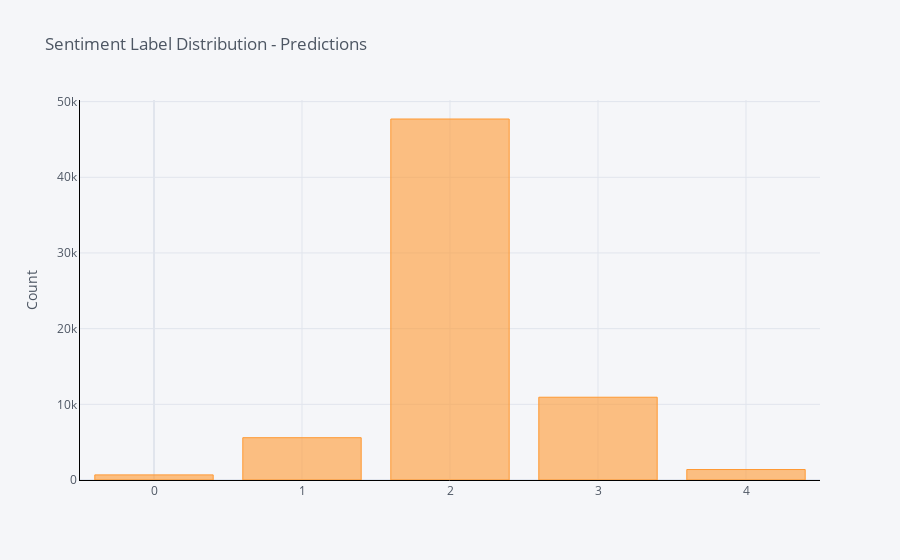

Notebook source saved alongside this figure:
### Code cell
fig = plt.figure(figsize=(4,3))
final.groupby('Sentiment')['PhraseId'].count().iplot(kind='bar', yTitle='Count',
                                                linecolor='black', title='Sentiment Label Distribution - Predictions')

### Figure 1 — Plotly figure (JSON) as saved in the notebook; plotly's stock layout.template omitted (floating-point values rounded to 4 significant figures)
{"data": [{"marker": {"color": "rgba(255, 153, 51, 0.6)", "line": {"color": "rgba(255, 153, 51, 1.0)", "width": 1}}, "name": "PhraseId", "orientation": "v", "text": "", "type": "bar", "x": [0, 1, 2, 3, 4], "y": [677, 5591, 47703, 10937, 1384]}], "layout": {"legend": {"bgcolor": "#F5F6F9", "font": {"color": "#4D5663"}}, "paper_bgcolor": "#F5F6F9", "plot_bgcolor": "#F5F6F9", "title": {"font": {"color": "#4D5663"}, "text": "Sentiment Label Distribution - Predictions"}, "xaxis": {"gridcolor": "#E1E5ED", "linecolor": "black", "showgrid": true, "tickfont": {"color": "#4D5663"}, "title": {"font": {"color": "#4D5663"}, "text": ""}, "zerolinecolor": "#E1E5ED"}, "yaxis": {"gridcolor": "#E1E5ED", "linecolor": "black", "showgrid": true, "tickfont": {"color": "#4D5663"}, "title": {"font": {"color": "#4D5663"}, "text": "Count"}, "zerolinecolor": "#E1E5ED"}}}
